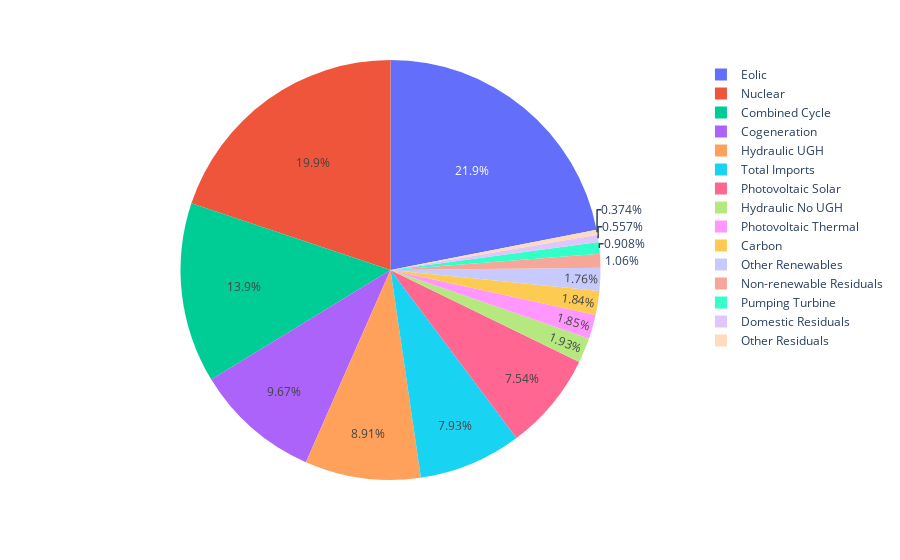

This figure's notebook cell:
### Markdown cell above
### Is a pie plot better for this data?

### Code cell
px.pie(dfres, values='generation_mwh', names='technology')

### Figure 1 — Plotly figure (JSON) as saved in the notebook; plotly's stock layout.template omitted (floating-point values rounded to 4 significant figures)
{"data": [{"domain": {"x": [0, 1], "y": [0, 1]}, "hovertemplate": "technology=%{label}<br>generation_mwh=%{value}<extra></extra>", "labels": ["Other Residuals", "Domestic Residuals", "Pumping Turbine", "Non-renewable Residuals", "Other Renewables", "Carbon", "Photovoltaic Thermal", "Hydraulic No UGH", "Photovoltaic Solar", "Total Imports", "Hydraulic UGH", "Cogeneration", "Combined Cycle", "Nuclear", "Eolic"], "legendgroup": "", "name": "", "showlegend": true, "type": "pie", "values": [1020000.0, 1519000.0, 2476000.0, 2885000.0, 4811000.0, 5017000.0, 5042000.0, 5259688, 20560000.0, 21604101, 24290000.0, 26370000.0, 37820000.0, 54120000.0, 59800000.0]}], "layout": {"autosize": true, "legend": {"tracegroupgap": 0}, "margin": {"t": 60}}}
